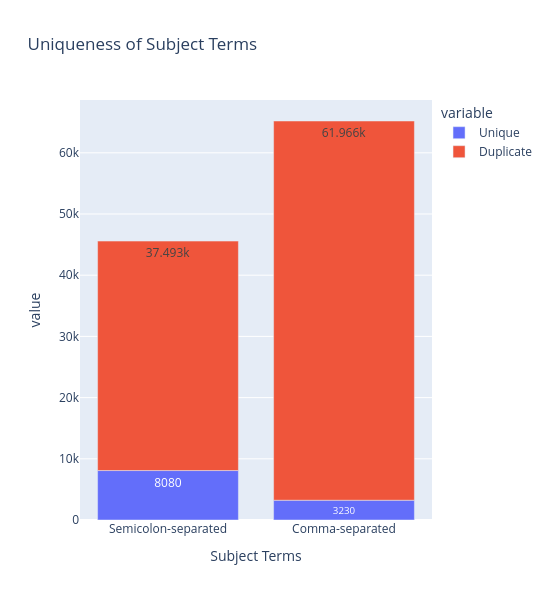

The code cell stored with this chart in its notebook:
### Code cell
# Graph uniqueness
plot_df = pd.DataFrame(
    [
        ['Semicolon-separated', len(set(subject_terms_semicolon_sep)), len(subject_terms_semicolon_sep) - len(set(subject_terms_semicolon_sep))],
        ['Comma-separated', len(set(subject_terms_comma_sep)), len(subject_terms_comma_sep) - len(set(subject_terms_comma_sep))]
    ],
    columns=['Subject Terms', 'Unique', 'Duplicate'])
fig = px.bar(
    plot_df,
    x='Subject Terms',
    y=['Unique', 'Duplicate'],
    title='Uniqueness of Subject Terms',
    text_auto=True,
    # text=[{'Unique': 1, 'Duplicate': 2}, {'Unique': 3, 'Duplicate': 4}],
    height=600,
    width=550,
)
fig.show()

### Figure 1 — Plotly figure (JSON) as saved in the notebook; plotly's stock layout.template omitted (floating-point values rounded to 4 significant figures)
{"data": [{"hovertemplate": "variable=Unique<br>Subject Terms=%{x}<br>value=%{y}<extra></extra>", "legendgroup": "Unique", "marker": {"color": "#636efa", "pattern": {"shape": ""}}, "name": "Unique", "orientation": "v", "showlegend": true, "textposition": "auto", "texttemplate": "%{y}", "type": "bar", "x": ["Semicolon-separated", "Comma-separated"], "xaxis": "x", "y": [8080, 3230], "yaxis": "y"}, {"hovertemplate": "variable=Duplicate<br>Subject Terms=%{x}<br>value=%{y}<extra></extra>", "legendgroup": "Duplicate", "marker": {"color": "#EF553B", "pattern": {"shape": ""}}, "name": "Duplicate", "orientation": "v", "showlegend": true, "textposition": "auto", "texttemplate": "%{y}", "type": "bar", "x": ["Semicolon-separated", "Comma-separated"], "xaxis": "x", "y": [37493, 61966], "yaxis": "y"}], "layout": {"barmode": "relative", "height": 600, "legend": {"title": {"text": "variable"}, "tracegroupgap": 0}, "title": {"text": "Uniqueness of Subject Terms"}, "width": 550, "xaxis": {"anchor": "y", "domain": [0, 1], "title": {"text": "Subject Terms"}}, "yaxis": {"anchor": "x", "domain": [0, 1], "title": {"text": "value"}}}}
